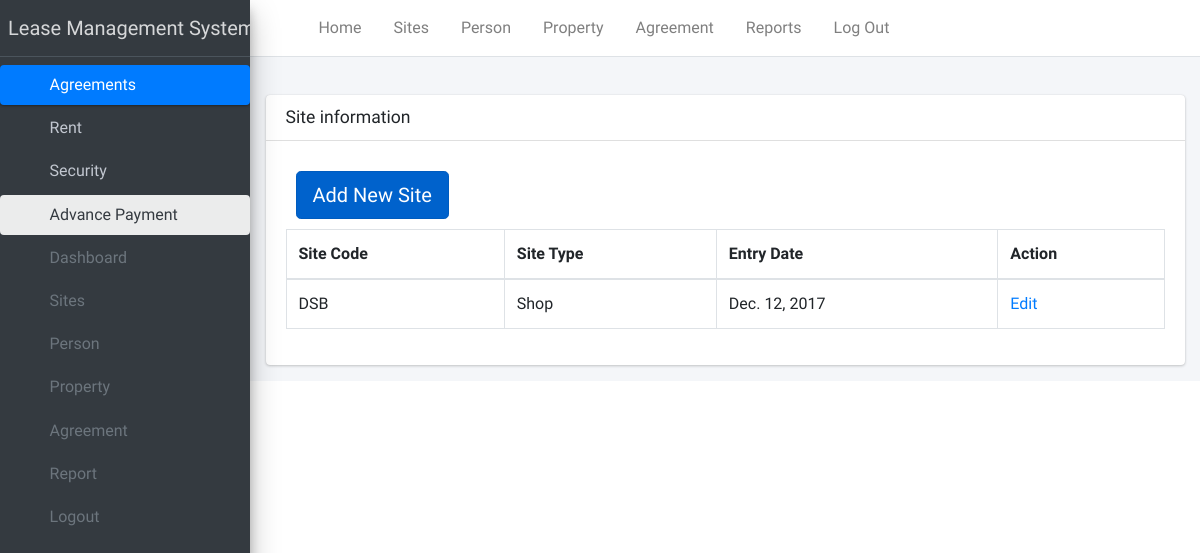
The app's page /sites/ with its own data.
### agreement/models.py (models this page shows, shortened)
class Site(models.Model):
    site_code= models.CharField(max_length=30)
    site_ext= models.CharField(max_length=20,blank=True)
    primary_area=models.IntegerField(max_length=20,blank=True)
    secondary_area=models.IntegerField(max_length=20,blank=True)
    tertiary_area=models.IntegerField(max_length=20,blank=True)
    site_desc = models.CharField(max_length=450)
    site_size = models.IntegerField(max_length=100,help_text='size of the site in ft', null=True)
    district = models.CharField(max_length=20)
    site_type=models.CharField(max_length=20)
    last_modified_by=models.CharField(max_length=20,blank=True)
    entry_date = models.DateField(null=True)

### rentmanagement/views.py (the view)
# urls.py: path('sites/',sites_view,name='sites_view'),
def sites_view(request):
    all_sites = Site.objects.all()
    return render(request, 'agreement/sites_result.html', {'all_sites': all_sites})

### templates/agreement/sites_result.html (shortened to what this page needs)
{% extends 'agreement/basefile.html' %}
{% block content %}
<section class="content">
  <div class="row">
    <div class="col-12">
      <div class="card">
        <div class="card-header">
          <h3 class="card-title">Site information</h3>
        </div>
        <div class="card-body">
          <div id="example2_wrapper" class="dataTables_wrapper dt-bootstrap4">
            <div class="row">
              <div class="col-sm-12 col-md-6">
                <a href="{%url 'sites_input_view' %}"  style="margin: 10px" class="btn btn-primary btn-lg active" role="button" aria-pressed="true">Add New Site</a>
              </div>
              <div class="col-sm-12 col-md-6">
              </div>
            </div>
            <div class="row">
              <div class="col-sm-12">
                <table id="example2" class="table table-bordered table-hover dataTable" role="grid" aria-describedby="example2_info">
                  <thead>
                    <tr role="row">
                      <th class="sorting_asc" tabindex="0" aria-controls="example2" rowspan="1" colspan="1" aria-sort="ascending" aria-label="Rendering engine: activate to sort column descending">Site Code</th>
                      <th class="sorting" tabindex="0" aria-controls="example2" rowspan="1" colspan="1" aria-label="Engine version: activate to sort column ascending">Site Type</th>
                      <th class="sorting" tabindex="0" aria-controls="example2" rowspan="1" colspan="1" aria-label="CSS grade: activate to sort column ascending">Entry Date</th>
                      <th class="sorting" tabindex="0" aria-controls="example2" rowspan="1" colspan="1" aria-label="CSS grade: activate to sort column ascending">Action</th>
                    </tr>
                  </thead>
                  <tbody>
                    {% for sites in all_sites %}
                    <tr>
                      <td>{{ sites.site_code}}</td>
                      <td>{{ sites.site_type}}</td>
                      <td>{{ sites.entry_date}}</td>
                      <td><a href="/sites_edit_view/{{ sites.id }}/" >Edit</a></td>
                    </tr>
                    {% endfor %}
                  </tbody>
                </table>
              </div>
            </div>
          </div>
        </div>
      </div>
    </div>
  </div>
</section>
{% endblock %}

### records on screen
Site: site_code "DSB", site_type "Shop", entry_date "Dec. 12, 2017"
